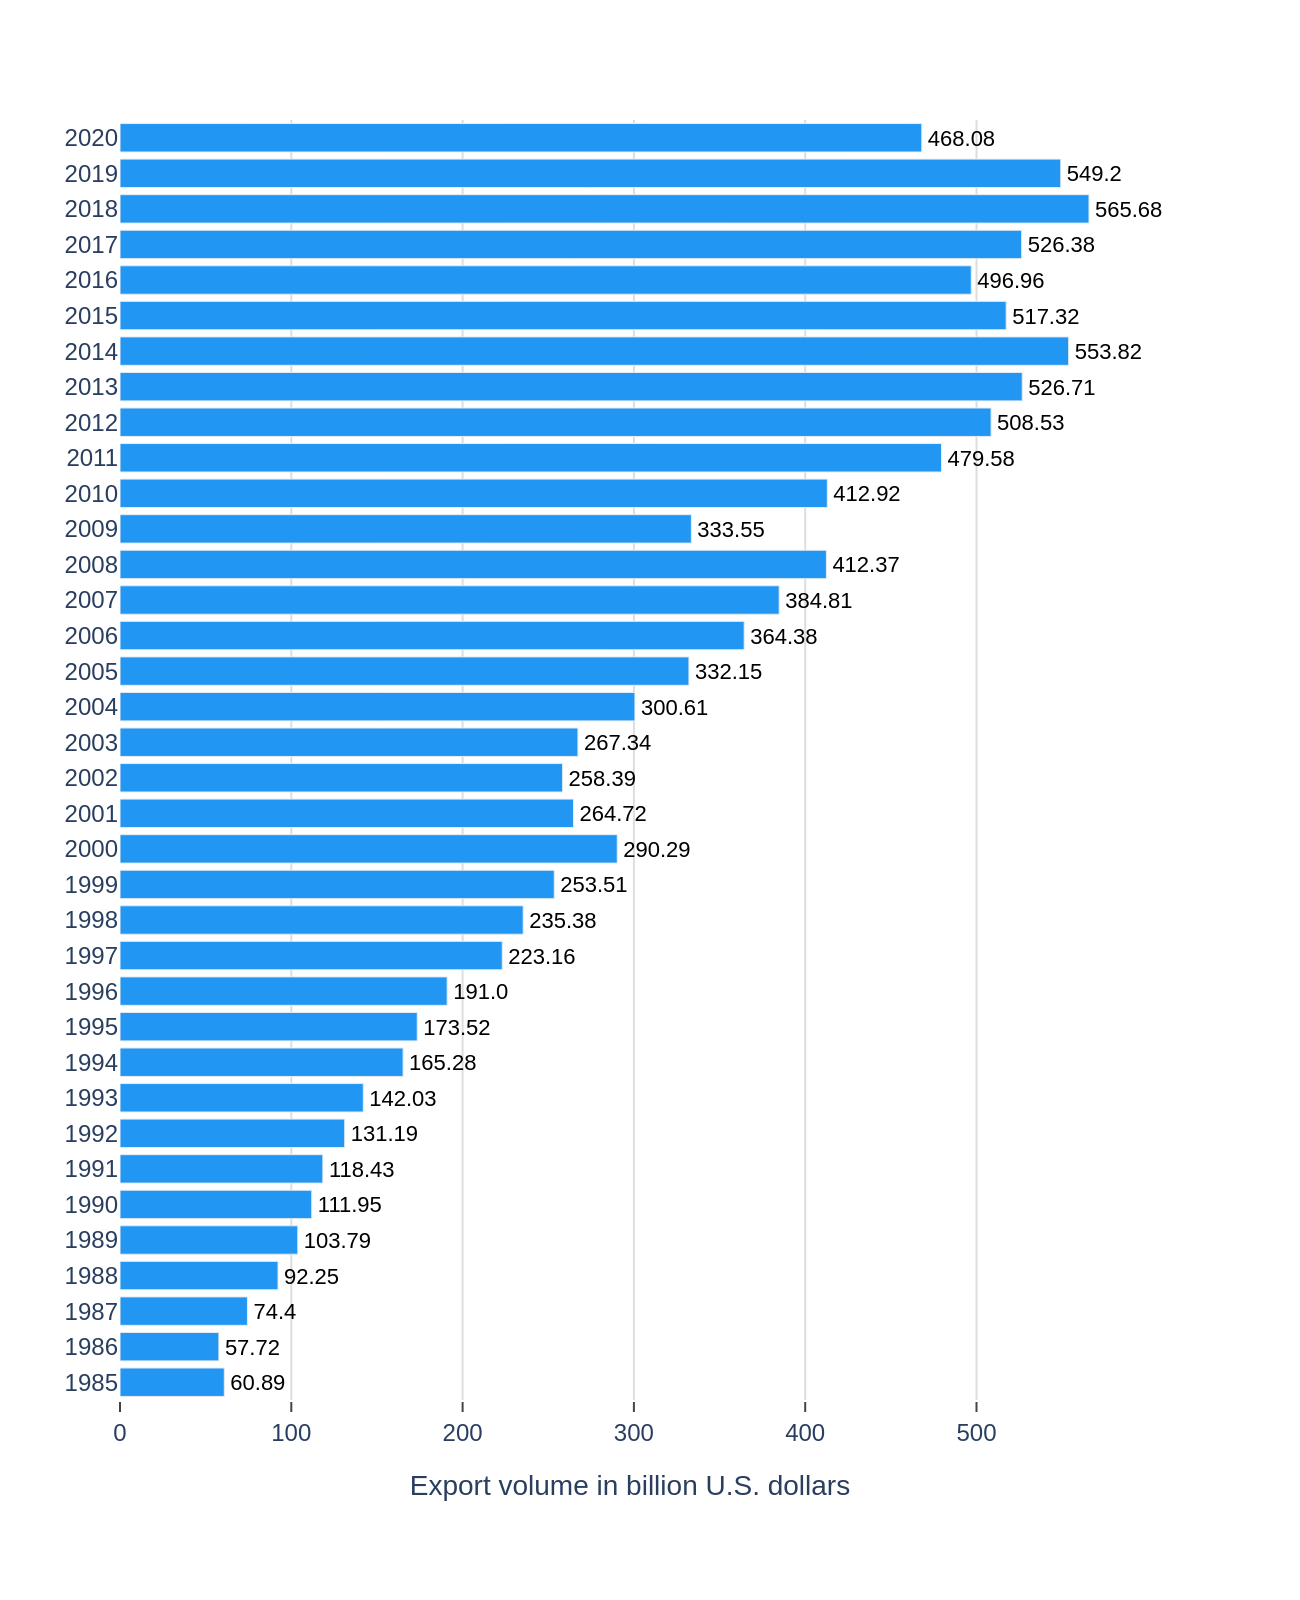

This figure's Python source:
import sys
import json
import pathlib
import plotly.graph_objects as go

if len(sys.argv) != 2:
    print(f"Usage: python {sys.argv[0]} <json_file_path>", file=sys.stderr)
    sys.exit(1)

json_file_path = pathlib.Path(sys.argv[1])
if not json_file_path.is_file():
    print(f"Error: File not found at {json_file_path}", file=sys.stderr)
    sys.exit(1)

with open(json_file_path, 'r', encoding='utf-8') as f:
    chart_info = json.load(f)

data = chart_info['chart_data']
texts = chart_info['texts']
colors = chart_info['colors']

categories = [item['category'] for item in data]
values = [item['value'] for item in data]

fig = go.Figure()

fig.add_trace(go.Bar(
    y=categories,
    x=values,
    orientation='h',
    marker=dict(color=colors[0]),
    text=values,
    textposition='outside',
    texttemplate='%{text}',
    cliponaxis=False
))

title_text = texts.get('title') or ''
if texts.get('subtitle'):
    title_text += f"<br><sub>{texts['subtitle']}</sub>"

fig.update_layout(
    font=dict(family="Arial", size=12),
    title=dict(
        text=title_text,
        x=0.01,
        xanchor='left'
    ),
    xaxis=dict(
        title=texts.get('x_axis_title'),
        showgrid=True,
        gridcolor='#dddddd',
        gridwidth=1,
        zeroline=False,
        showline=False,
        ticks='outside',
        ticklen=5
    ),
    yaxis=dict(
        title=texts.get('y_axis_title'),
        autorange='reversed',
        showgrid=False,
        zeroline=False,
        showline=False,
        ticks='',
        showticklabels=True
    ),
    plot_bgcolor='white',
    paper_bgcolor='white',
    margin=dict(l=60, r=80, t=60, b=100),
    showlegend=False,
    annotations=[
        dict(
            text=texts.get('source'),
            showarrow=False,
            xref='paper',
            yref='paper',
            x=0,
            y=-0.18,
            xanchor='left',
            yanchor='top',
            align='left',
            font=dict(size=10, color='grey')
        )
    ]
)

fig.update_traces(textfont_size=11, textfont_color='black')

output_filename = json_file_path.with_suffix('.png')

fig.write_image(output_filename, scale=2, height=800, width=650)

print(f"Chart saved to {output_filename}")
